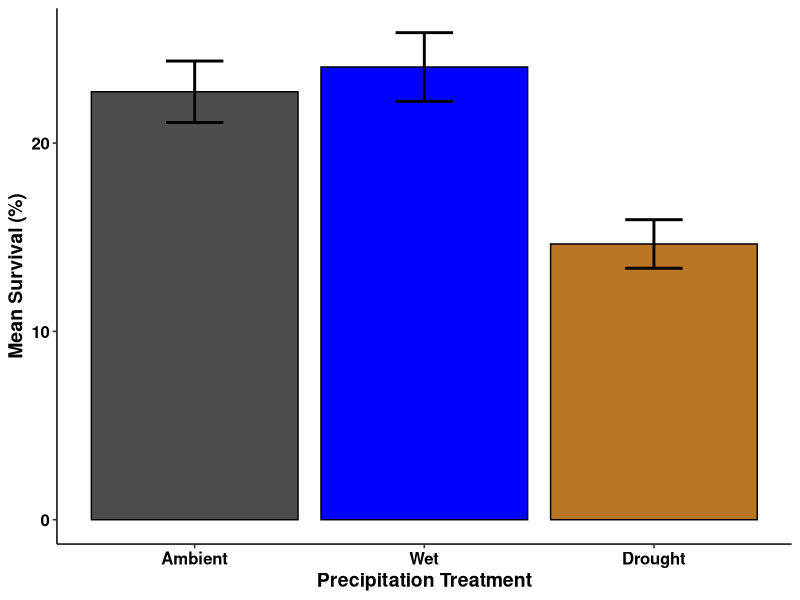
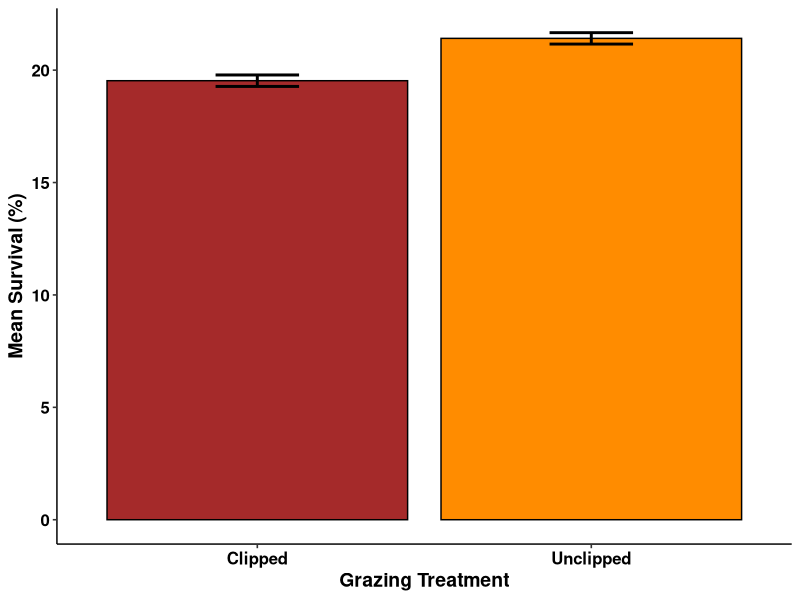
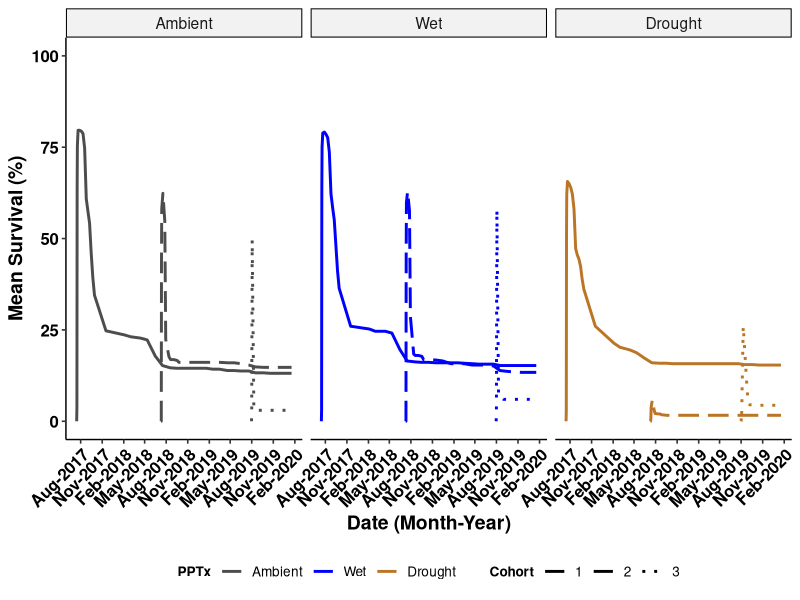
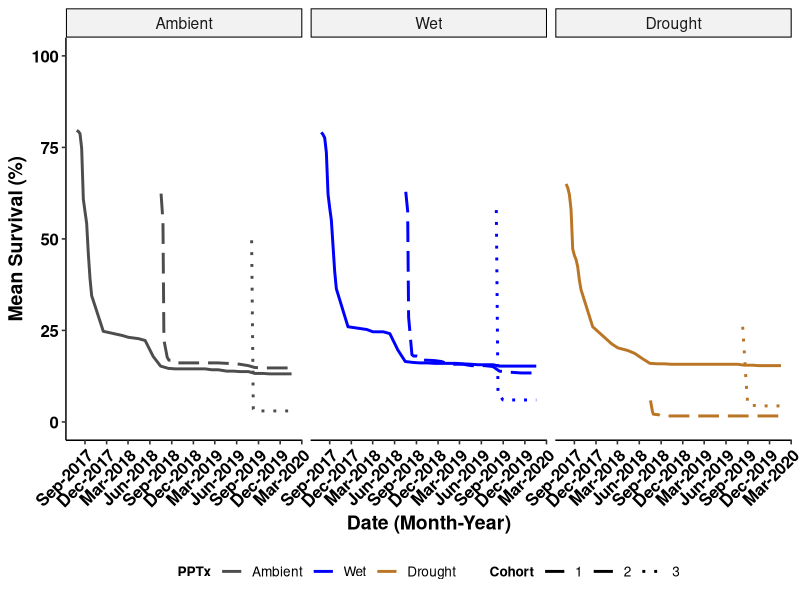
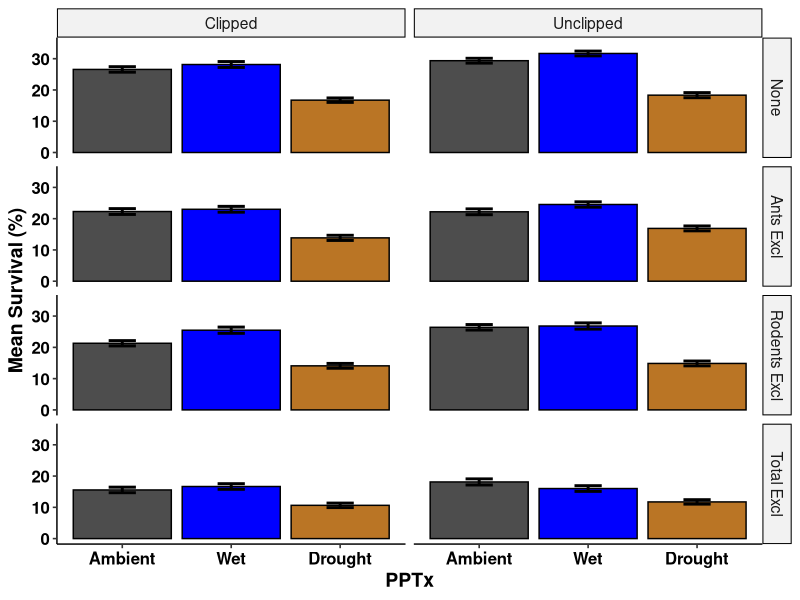
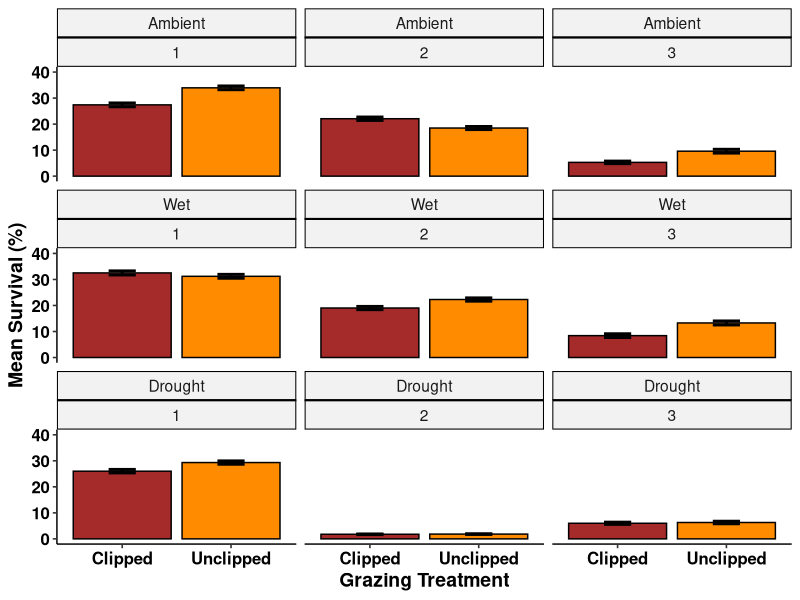
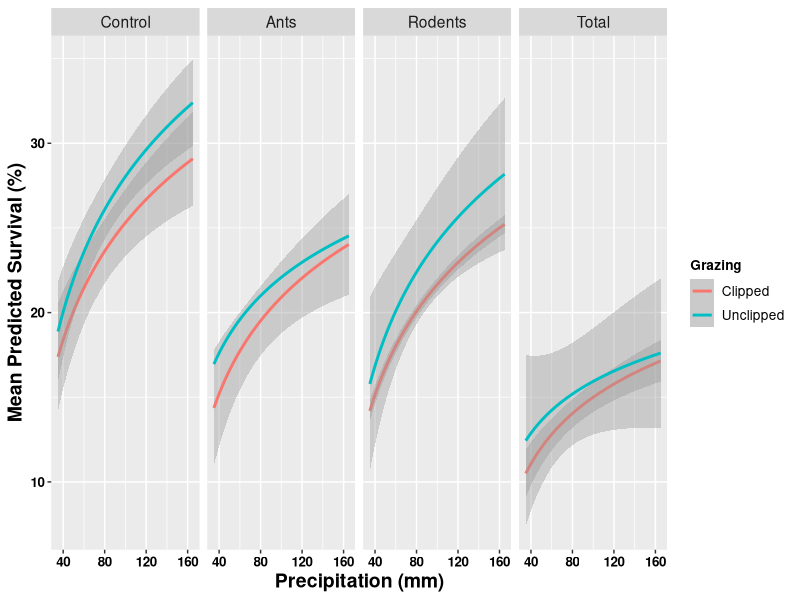
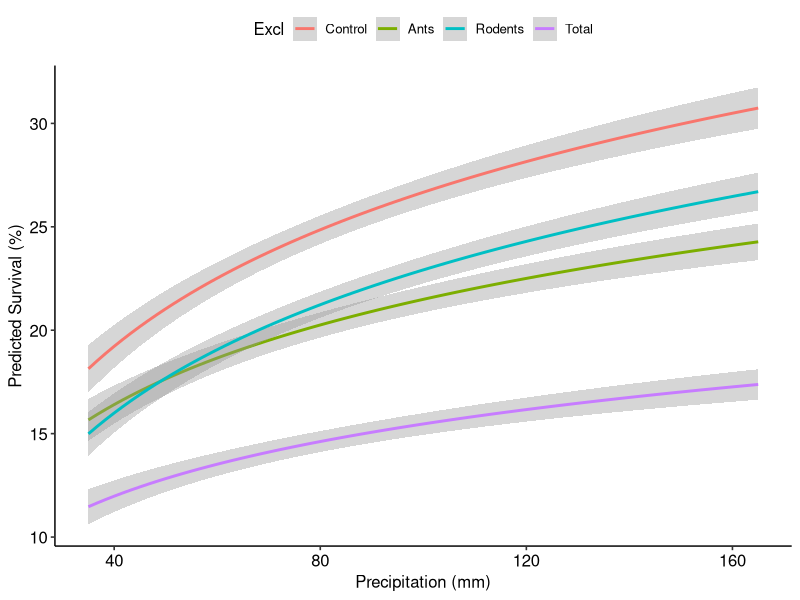

These charts were generated, in order, by the following R code: (Note: this script raises an error after producing the figures.)
# USDA Rainout - Santa Rita Experimental Range
# Data visualizations-main
# Austin Rutherford
# email:arutherford@email.arizona.edu
# 2021-03-29

# Load packages
library(tidyverse)
library(forcats)
library(vroom)
library(ggpubr)
library(glmmTMB)
library(dplyr)

### Read in clean seedlings data with model outputs from "srer_rainout_stats_summarize"
seedlings_obs <- vroom("Data/seedlings_obs.csv",
                   col_types = c(.default = "f",
                                 ObsID = "i",
                                 date = "D",
                                 survival = "i",
                                 died = "i",
                                 tot_germination = "i",
                                 herb_lived = "i",
                                 herb_died = "i",
                                 tot_herbivory = "i",
                                 granivory = "i",
                                 res_surv = "d",
                                 sim_surv = "d",
                                 sim_fit_surv = "d",
                                 pred_surv = "d"))
str(seedlings_obs)
glimpse(seedlings_obs)

# create data set for raw survival data
tot_surv <- seedlings_obs %>% 
  group_by(precip, cohort, date) %>% 
  summarise(mean_surv = mean(survival),
            sd_surv = sd(survival),
            counts = n(),
            se_surv = (sd_surv/sqrt(counts))) %>%
  mutate(upper = mean_surv + se_surv,
         lower = mean_surv - se_surv,
         date = as.Date(date))

summary(tot_surv)


bar_surv_fig <- tot_surv %>%
  group_by(precip) %>% 
  summarise(mean_precip_per = (100*mean(mean_surv)/10),
            mean_se_per = (100*mean(se_surv)/10)) %>%
  mutate(upper = mean_precip_per + mean_se_per,
         lower = mean_precip_per - mean_se_per) %>%
  mutate(precip = recode_factor(precip,
                                      "Control" = "Ambient",
                                      "IR" = "Wet",
                                       "RO" = "Drought", .ordered = TRUE)) %>% 
  ggplot(mapping = aes(x = precip, y = mean_precip_per, fill = precip)) +
  geom_bar(stat="identity", color = "black", position=position_dodge()) +
  geom_errorbar(aes(ymin = lower, ymax = upper), width = 0.25, position = position_dodge(), size = 1) +
  scale_fill_manual(values = c("grey30","blue1","#ba7525")) +
  scale_x_discrete(labels = c("Ambient","Wet", "Drought")) +
  labs(y = "Mean Survival (%)",
       x = "Precipitation Treatment") +
  theme_pubr(legend = "none") +
  labs_pubr()

bar_surv_fig

ggsave(filename = "Figures_Tables/bar_mean_surv.tiff",
       plot = bar_surv_fig,
       dpi = 800,
       width = 22,
       height = 12,
       units = "in",
       compression = "lzw")

# create data set for clip
tot_surv_c <- seedlings_obs %>% 
  group_by(clip) %>% 
  summarise(mean_surv = 100*mean(survival/10),
            sd_surv = 100*sd(survival/10),
            counts = n(),
            se_surv = (sd_surv/sqrt(counts))) %>%
  mutate(upper = mean_surv + se_surv,
         lower = mean_surv - se_surv)

bar_cliponly_fig <- tot_surv_c %>%
  ggplot(mapping = aes(x = clip, y = mean_surv, fill = clip)) +
  geom_bar(stat="identity", color = "black", position=position_dodge()) +
  geom_errorbar(aes(ymin = lower, ymax = upper), width = 0.25, position = position_dodge(), size = 1) +
  scale_fill_manual(values = c("brown","darkorange")) +
  scale_x_discrete(labels = c("Clipped","Unclipped")) +
  labs(y = "Mean Survival (%)",
       x = "Grazing Treatment") +
  theme_pubr(legend = "none") +
  labs_pubr()

bar_cliponly_fig

ggsave(filename = "Figures_Tables/bar_cliponly_surv.tiff",
       plot = bar_cliponly_fig,
       dpi = 800,
       width = 22,
       height = 12,
       units = "in",
       compression = "lzw")

# plot survival over time, all dates
line_mean_surv <- tot_surv %>% 
  mutate(precip = recode_factor(precip,
                                "Control" = "Ambient",
                                "IR" = "Wet",
                                "RO" = "Drought", .ordered = TRUE)) %>% 
  ggplot(aes(x = date, y = 10*mean_surv, group = cohort, color = precip)) + 
  scale_color_manual(values = c("grey30", "blue1", "#ba7525")) +
  #scale_y_continuous(breaks = seq(0, 120, 10), expand = c(0.02,0)) +
  scale_x_date(date_labels = "%b-%Y", date_breaks = "3 months") +
  geom_line(aes(linetype = cohort), stat = "identity", size = 1) + 
  scale_linetype_manual(values=c("solid","longdash", "dotted")) +
  scale_fill_manual(values = c("grey30","blue1", "red1")) +
  ylim(0, 100) +
  labs(y = "Mean Survival (%)",
       x = "Date (Month-Year)",
       color = "PPTx",
       linetype = "Cohort") +
  facet_wrap(~precip, ncol = 3, nrow = 1) +
  theme_pubr(legend = "bottom", x.text.angle = 45) +
  labs_pubr()

line_mean_surv

ggsave(filename = "Figures_Tables/seedlings/line_mean_surv.tiff",
       plot = line_mean_surv,
       dpi = 800,
       width = 22,
       height = 12,
       units = "in",
       compression = "lzw")


# remove the lead up survival to start max for each cohort (following Archer suggestions)
surv_small_1 <- tot_surv %>% 
  filter(cohort == 1) %>% 
  filter(date > "2017-07-21")

surv_small_2 <- tot_surv %>% 
  filter(cohort == 2) %>% 
  filter(date >= "2018-07-18")

surv_small_3 <- tot_surv %>% 
  filter(cohort == 3 & precip != "RO") %>% 
  filter(date >= "2019-08-03")

surv_small_drought <- tot_surv %>% 
  filter(precip == "RO" & date >= "2019-08-10")

surv_small_all <- rbind(surv_small_1, surv_small_2, surv_small_3, surv_small_drought)

line_mean_surv_archer <- surv_small_all %>% 
  mutate(precip = recode_factor(precip,
                                "Control" = "Ambient",
                                "IR" = "Wet",
                                "RO" = "Drought", .ordered = TRUE)) %>% 
  ggplot(aes(x = date, y = 10*mean_surv, group = cohort, color = precip)) + 
  scale_color_manual(values = c("grey30", "blue1", "#ba7525")) +
  #scale_y_continuous(breaks = seq(0, 120, 10), expand = c(0.02,0)) +
  scale_x_date(date_labels = "%b-%Y", date_breaks = "3 months") +
  geom_line(aes(linetype = cohort), stat = "identity", size = 1) + 
  scale_linetype_manual(values=c("solid","longdash", "dotted")) +
  scale_fill_manual(values = c("grey30","blue1", "red1")) +
  ylim(0, 100) +
  labs(y = "Mean Survival (%)",
       x = "Date (Month-Year)",
       color = "PPTx",
       linetype = "Cohort") +
  facet_wrap(~precip, ncol = 3, nrow = 1) +
  theme_pubr(legend = "bottom", x.text.angle = 45) +
  labs_pubr()

line_mean_surv_archer

ggsave(filename = "Figures_Tables/seedlings/line_mean_surv_archer.tiff",
       plot = line_mean_surv_archer,
       dpi = 800,
       width = 22,
       height = 12,
       units = "in",
       compression = "lzw")

# calculate summary info
tot_surv_summary <- seedlings_obs %>% 
  group_by(precip, cohort, date) %>% 
  summarise(mean_surv = 100*mean(survival/10),
            sd_surv = 100*sd(survival/10),
            counts = n(),
            se_surv = (sd_surv/sqrt(counts))) %>%
  mutate(upper = mean_surv + se_surv,
         lower = mean_surv - se_surv)

tot_surv_summary_pcohort <- seedlings_obs %>% 
  group_by(precip, cohort) %>% 
  summarise(mean_surv = 100*mean(survival/10),
            sd_surv = 100*sd(survival/10),
            counts = n(),
            se_surv = (sd_surv/sqrt(counts))) %>%
  mutate(upper = mean_surv + se_surv,
         lower = mean_surv - se_surv)

# create data set for precip and excl and clip
tot_surv_pce <- seedlings_obs %>% 
  group_by(precip, excl, clip) %>% 
  summarise(mean_surv = 100*mean(survival/10),
            sd_surv = 100*sd(survival/10),
            counts = n(),
            se_surv = (sd_surv/sqrt(counts))) %>%
  mutate(upper = mean_surv + se_surv,
         lower = mean_surv - se_surv)

bar_pce_fig <- tot_surv_pce %>%
  mutate(precip = recode_factor(precip,
                                "Control" = "Ambient",
                                "IR" = "Wet",
                                "RO" = "Drought", .ordered = TRUE)) %>% 
  mutate(excl = recode_factor(excl, 
                              "Control" = "None",
                              "Ants" = "Ants Excl",
                              "Rodents" = "Rodents Excl",
                              "Total" = "Total Excl")) %>% 
  ggplot(mapping = aes(x = precip, y = mean_surv, fill = precip)) +
  geom_bar(stat="identity", color = "black", position=position_dodge()) +
  geom_errorbar(aes(ymin = lower, ymax = upper), width = 0.25, position = position_dodge(), size = 1) +
  scale_fill_manual(values = c("grey30", "blue1", "#ba7525")) +
  scale_x_discrete(labels = c("Ambient", "Wet", "Drought")) +
  ylim(0, 35) +
  labs(y = "Mean Survival (%)",
       x = "PPTx") +
  theme_pubr(legend = "none") +
  facet_grid(cols = vars(clip), rows = vars(excl)) +
  labs_pubr()

bar_pce_fig

ggsave(filename = "Figures_Tables/bar_alltx_surv.tiff",
       plot = bar_pce_fig,
       dpi = 800,
       width = 22,
       height = 12,
       units = "in",
       compression = "lzw")


# create data set for precip and clip
tot_surv_pc <- seedlings_obs %>% 
  group_by(precip, clip, cohort) %>% 
  summarise(mean_surv = 100*mean(survival/10),
            sd_surv = 100*sd(survival/10),
            counts = n(),
            se_surv = (sd_surv/sqrt(counts))) %>%
  mutate(upper = mean_surv + se_surv,
         lower = mean_surv - se_surv)

bar_clip_fig <- tot_surv_pc %>%
  mutate(precip = recode_factor(precip,
                                "Control" = "Ambient",
                                "IR" = "Wet",
                                "RO" = "Drought", .ordered = TRUE)) %>% 
  ggplot(mapping = aes(x = clip, y = mean_surv, fill = clip)) +
  geom_bar(stat="identity", color = "black", position=position_dodge()) +
  geom_errorbar(aes(ymin = lower, ymax = upper), width = 0.25, position = position_dodge(), size = 1) +
  scale_fill_manual(values = c("brown","darkorange")) +
  scale_x_discrete(labels = c("Clipped","Unclipped")) +
  ylim(0, 40) +
  labs(y = "Mean Survival (%)",
       x = "Grazing Treatment") +
  theme_pubr(legend = "none") +
  facet_wrap(~precip+cohort)+
  labs_pubr()

bar_clip_fig

ggsave(filename = "Figures_Tables/bar_clip_surv.tiff",
       plot = bar_clip_fig,
       dpi = 800,
       width = 22,
       height = 12,
       units = "in",
       compression = "lzw")


# if want to look at effects treating precip as continuous
precip_cont_df <- seedlings_obs %>% 
  ungroup() %>% 
  mutate(precip_cont = dplyr::recode(precip,
                                     "Control" = "100",
                                     "IR" = "165",
                                     "RO" = "35")) %>% 
  mutate(precip_cont = as.numeric(as.character(precip_cont)))


# predicted survival clip vs unclip across exclusion treatments
precip_cont_df %>%
  group_by(precip_cont, precip, clip, excl) %>% 
  summarise(mean_pred_surv = 100*mean(pred_surv/10)) %>% #convert survival to a percentage
  ggplot(aes(x = precip_cont, y = mean_pred_surv, color = clip, group = clip)) + 
  geom_smooth(method = "glm", formula = y ~ log(x))+
  labs(y = "Mean Predicted Survival (%)",
       x = "Precipitation (mm)",
       color = "Grazing") +
  labs_pubr() +
  facet_wrap(~excl, nrow = 1)

# predicted survival only exclusion txs
precip_cont_df %>% 
  ggplot(aes(x = precip_cont, y = 100*(pred_surv/10), color = excl, group = excl)) + 
  geom_smooth(method = "glm", formula = y ~ log(x))+
  labs(y = "Predicted Survival (%)",
       x = "Precipitation (mm)",
       color = "Excl")+
  labs_pubr()+
  theme_pubr()

# predicted survival only PPT
pred_surv_cont <- precip_cont_df %>% 
  ggplot(aes(x = precip_cont, y = 100*(pred_surv/10))) + 
  geom_smooth(method = "glm", formula = y ~ log(x))+
  labs(y = "Predicted Survival (%)",
       x = "Precipitation (mm)")+
  labs_pubr()+
  theme_pubr()

ggsave(filename = "Figures_Tables/pred_surv_cont.tiff",
       plot = pred_surv_cont,
       dpi = 800,
       width = 22,
       height = 12,
       units = "in",
       compression = "lzw")

# obs clip vs unclip across exclusion treatments
precip_cont_df %>%
  group_by(precip_cont, precip, clip, excl) %>% 
  summarise(mean_surv = 100*mean(survival/10)) %>% #convert survival to a percentage
  ggplot(aes(x = precip_cont, y = mean_surv, color = clip, group = clip)) + 
  geom_smooth(method = "glm", formula = y ~ log(x))+
  labs(y = "Mean Survival (%)",
       x = "Precipitation (mm)",
       color = "Grazing") +
  labs_pubr() +
  facet_wrap(~excl, nrow = 1)+
  theme_pubr()

# only exclusion txs
precip_cont_df %>%
  group_by(precip_cont, precip, clip, excl) %>% 
  summarise(mean_surv = 100*mean(survival/10)) %>% #convert survival to a percentage
  ggplot(aes(x = precip_cont, y = mean_surv, color = excl, group = excl)) + 
  geom_smooth(method = "glm", formula = y ~ log(x))+
  labs(y = "Mean Survival (%)",
       x = "Precipitation (mm)",
       color = "Exclusion") +
  labs_pubr() +
  theme_pubr()


describeBy(seedlings_obs, group = "excl")
